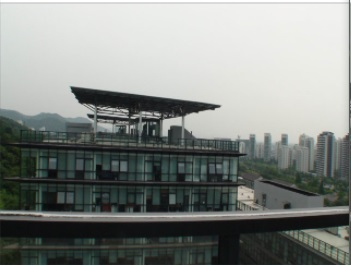
//> input picture stitching/1.jpg, 351 x 266 px
$ ./1   (built with g++ and OpenCV 4)
//> lines starting //> are read from the running program, lines starting //| are printed output that depends on the picture
#include<stdio.h>
#include<opencv2/highgui/highgui.hpp>
#include<opencv2/imgproc/imgproc.hpp>

using namespace cv;
using namespace std;

//全局变量声明
Mat g_srcImage,g_dstImage,g_grayImage,g_grayImage1,g_grayImage2,g_tmpImage,g_tempImage,g_tmpImage1,g_tempImage1;
int g_nModeValue=1;//0为原图像，1为canny，2为sobel，3位Scharr，4为Laplacian，5为Laplacian增强对比度
int g_nCannyLowThreshold=1;//canny边缘检测低阈值
int g_nSobelKernelSize=1;//sobel算子内核大小

//全局函数声明
void on_ModeType(int ,void *);
void on_CannyType(int ,void *);
void on_SobelType(int ,void *);
void Process();


//主函数
int main()
{
    system("COLOR 2F");//改变字体颜色

    //载入源图像
    g_srcImage=imread("/Users/new/Desktop/1.jpg");
//> g_srcImage is the input picture: 266 rows x 351 cols, CV_8UC3; mean B, G, R 133.5, 136.9, 132.8
    if(!g_srcImage.data){printf("读取源图像srcImage错误～！\n");return false;}

    //创建显示窗口
    namedWindow("[Edge Detector]");

    g_dstImage.create(g_srcImage.size(),g_srcImage.type());

    //创建模式转换、canny参数，sobel参数滚动条
    createTrackbar("Mode Switch: ", "[Edge Detector]", &g_nModeValue,5, on_ModeType);
    createTrackbar("Canny Parameters: ", "[Edge Detector]",&g_nCannyLowThreshold ,120,on_CannyType);
    createTrackbar("Sobel/Laplacian Parameters", "[Edge Detector]", &g_nSobelKernelSize,3, on_SobelType);
    //初始化回调函数
    on_ModeType(0,0);

    //轮询获取按键信息，按下ESC退出
    while(1)
    {
        int key;
        key=waitKey(9);
        if((char)key == 27)
            break;
    }
    return 0;
}

//定义回调函数
void Process()
{
    switch(g_nModeValue)
    {
        case 0://源图像
            g_srcImage.copyTo(g_dstImage);
            break;
        case 1://canny边缘检测算法
            cvtColor(g_srcImage, g_grayImage, COLOR_RGB2GRAY);
            blur(g_grayImage, g_tmpImage, Size(3,3));//先用均值滤波器进行平滑去噪
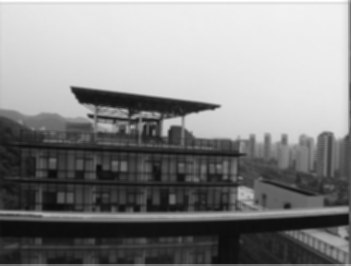
//> g_tmpImage: 266 rows x 351 cols, CV_8UC1; min 11, max 255, mean 135.1
            Canny(g_tmpImage, g_tmpImage, g_nCannyLowThreshold, g_nCannyLowThreshold*3);
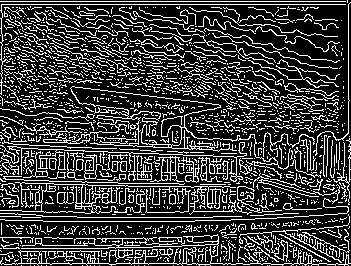
//> g_tmpImage: 266 rows x 351 cols, CV_8UC1; 24.2% white in thin lines or dots
            g_dstImage=Scalar::all(0);
            g_srcImage.copyTo(g_dstImage, g_tmpImage);//将g_tmpImage作为掩码，来将原图像拷贝到输出图像中
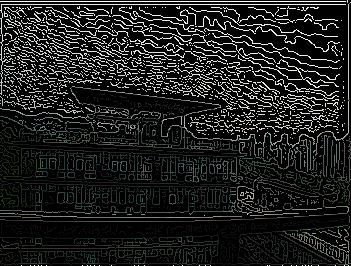
//> g_dstImage: 266 rows x 351 cols, CV_8UC3; mean B, G, R 30.5, 31.4, 30.2
//> the Esc key is pressed
            break;
        case 2://sobel边缘检测算法
            Sobel(g_srcImage, g_tmpImage, CV_16S, 1, 0,(2*g_nSobelKernelSize+1),1,1,BORDER_DEFAULT);//求x方向梯度
            convertScaleAbs(g_tmpImage, g_tmpImage1);//计算绝对值，并将结果转换成8位
            Sobel(g_srcImage, g_tempImage, CV_16S, 0, 1,(2*g_nSobelKernelSize+1),1,1,BORDER_DEFAULT);//求y方向梯度
            convertScaleAbs(g_tempImage, g_tempImage1);//计算绝对值，并将结果转换成8位
            addWeighted(g_tmpImage1, 0.5, g_tempImage1, 0.5, 0, g_dstImage);
            break;
        case 3://Scharr函数
            Scharr(g_srcImage, g_tmpImage, CV_16S, 1, 0,1,0,BORDER_DEFAULT);//求x方向梯度
            convertScaleAbs(g_tmpImage, g_tmpImage1);//计算绝对值，并将结果转换成8位
            Sobel(g_srcImage, g_tempImage, CV_16S, 0, 1,1,0,BORDER_DEFAULT);//求y方向梯度
            convertScaleAbs(g_tempImage, g_tempImage1);//计算绝对值，并将结果转换成8位
            addWeighted(g_tmpImage1, 0.5, g_tempImage1, 0.5, 0, g_dstImage);
            break;
        case 4://Laplacian边缘检测算法
            GaussianBlur(g_srcImage, g_srcImage, Size(3,3), 0,0,BORDER_DEFAULT);//高斯滤波消除噪声
            cvtColor(g_srcImage, g_grayImage1, COLOR_RGB2GRAY);
            Laplacian(g_grayImage1, g_tmpImage, CV_16S,(g_nSobelKernelSize*2+1),1,0,BORDER_DEFAULT);
            convertScaleAbs(g_tmpImage, g_dstImage);
            break;
        case 5://利用原图像减去拉普拉斯图像增强对比度
            GaussianBlur(g_srcImage, g_srcImage, Size(3,3), 0,0,BORDER_DEFAULT);//高斯滤波消除噪声
            cvtColor(g_srcImage, g_grayImage2, COLOR_RGB2GRAY);
            Laplacian(g_grayImage2, g_tmpImage, CV_16S,(g_nSobelKernelSize*2+1),1,0,BORDER_DEFAULT);
            convertScaleAbs(g_tmpImage, g_tmpImage1);
            g_dstImage=g_grayImage2-g_tmpImage1;
            break;
    }
      imshow("[Edge Detector]",g_dstImage);
}
void on_ModeType(int ,void *)
{
    Process();
}
void on_CannyType(int ,void *)
{
    Process();
}
void on_SobelType(int ,void *)
{
    Process();
}

$ run again, with stitching/2.jpg copied over stitching/1.jpg
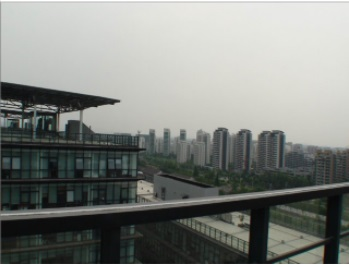
//> input picture stitching/2.jpg, 349 x 265 px
//> g_srcImage is the input picture: 265 rows x 349 cols, CV_8UC3; mean B, G, R 127.7, 132, 129
//> in Process, `Canny(g_tmpImage, g_tmpImage, g_nCannyLowThreshold, g_nCannyLowThresho..`:
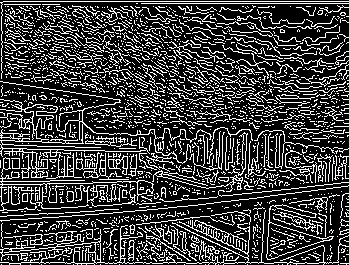
//> g_tmpImage: 265 rows x 349 cols, CV_8UC1; 24.6% white in thin lines or dots
//> in Process, `g_srcImage.copyTo(g_dstImage, g_tmpImage);`:
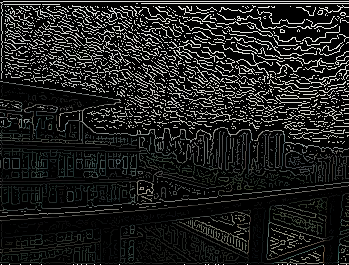
//> g_dstImage: 265 rows x 349 cols, CV_8UC3; mean B, G, R 30.7, 31.8, 31
